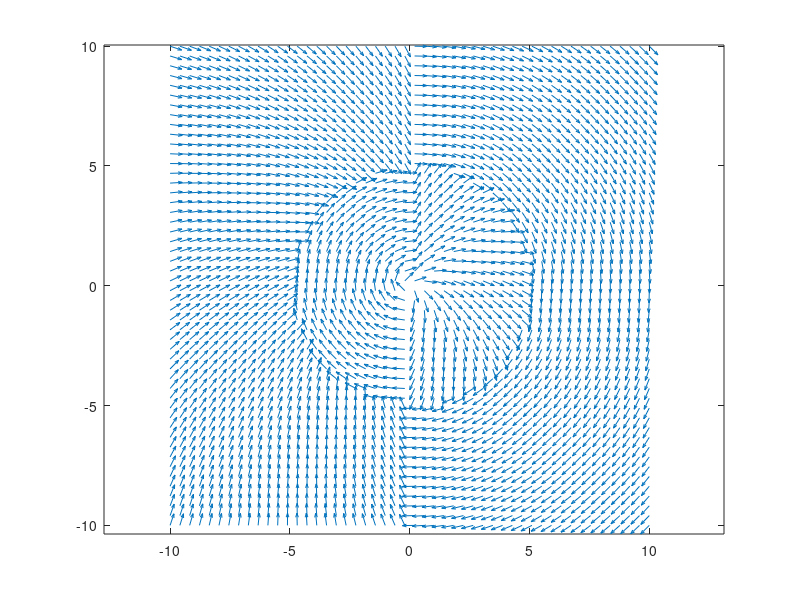

Reproduce this figure in MATLAB.

%==========================================================================
%main.m
%
%Replicates the VF 
%
%==========================================================================
clc
clear 
xc = 0;
yc = 0;

x = linspace(-10,10,50);
y = linspace(-10,10,50);
z = 1;

vx = -5;
vy = 0;

r = 5;

for i=1:length(x)
    for j =1:length(y)
        
%============= Convergence ===============%
        g1 = [2*(x(i)-xc);2*(y(j)-yc);0];
        g2 = [0;0;1];
        
        
        Vconv = -(   (x(i)-xc)^2   + (y(j)-yc)^2-r^2)*g1 + z*g2;
      
        
         convmag = sqrt(Vconv(1)^2+Vconv(2)^2+Vconv(3)^2);        
%        V = Vconv/convmag;
         
%============= Circulation ===============%
         Vcirc = [2*(y(j)-yc);-2*(x(i)-xc);0];
         circmag = sqrt(Vcirc(1)^2+Vcirc(2)^2+Vcirc(3)^2);
%        V = Vcirc/circmag;

%============= Time Variance ==============%
        Vtv = ((-2*vx*(x(i)-xc)-2*vy*(y(j)-yc)) / ((2*(x(i)-xc))^2 +(2*(y(j)-yc))^2))*[2*(x(i)-xc);2*(y(j)-yc);0];
        tvmag = sqrt(Vtv(1)^2+Vtv(2)^2+Vtv(3)^2);
%         V = Vtv/tvmag;



%======== Total Normalized Field ===========%
         
%         mag = sqrt(Vtv^2+Vconv^2+Vcirc^2);
%         V = Vtv/tvmag+Vconv/convmag+Vcirc/circmag;


        V = Vtv/tvmag+Vconv/convmag+Vcirc/circmag;
        
        mag = sqrt(V(1)^2+V(2)^2);
        
        u(i,j) = V(1)/mag;
        v(i,j) = V(2)/mag;
        X(i,j) = x(i);
        Y(i,j) = y(j);
       
    end
end

quiver(X,Y,u,v);
axis equal
